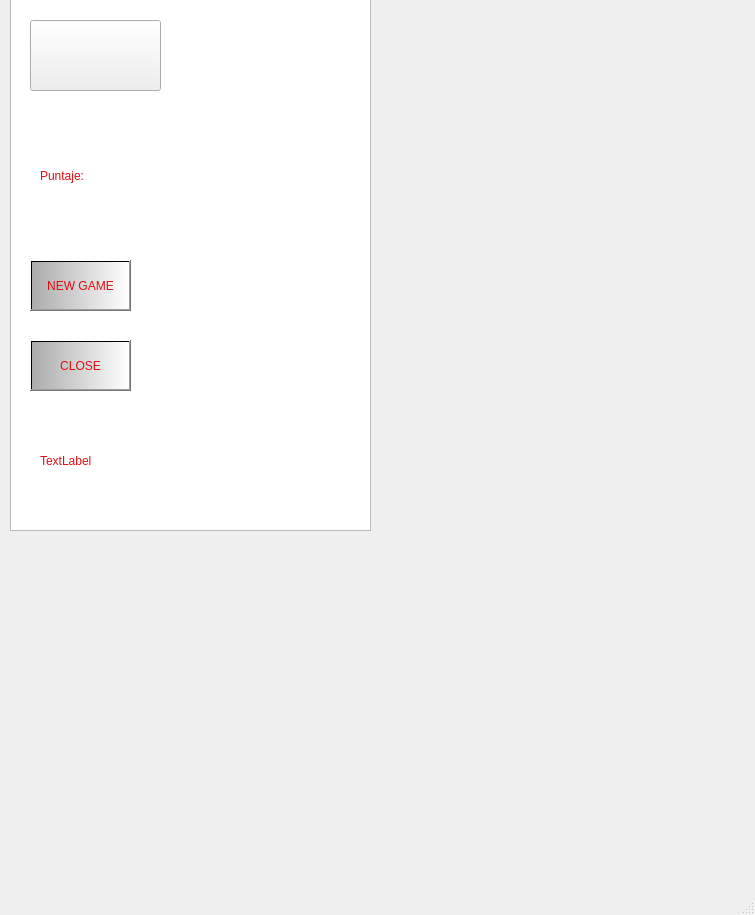
<?xml version="1.0" encoding="UTF-8"?>
<ui version="4.0">
 <class>MainWindow</class>
 <widget class="QMainWindow" name="MainWindow">
  <property name="enabled">
   <bool>true</bool>
  </property>
  <property name="geometry">
   <rect>
    <x>0</x>
    <y>0</y>
    <width>755</width>
    <height>915</height>
   </rect>
  </property>
  <property name="minimumSize">
   <size>
    <width>0</width>
    <height>0</height>
   </size>
  </property>
  <property name="maximumSize">
   <size>
    <width>16777215</width>
    <height>16777215</height>
   </size>
  </property>
  <property name="windowTitle">
   <string>MainWindow</string>
  </property>
  <widget class="QWidget" name="centralwidget">
   <widget class="QGraphicsView" name="graphicsView">
    <property name="geometry">
     <rect>
      <x>10</x>
      <y>-10</y>
      <width>361</width>
      <height>541</height>
     </rect>
    </property>
    <property name="minimumSize">
     <size>
      <width>0</width>
      <height>0</height>
     </size>
    </property>
    <property name="maximumSize">
     <size>
      <width>16777215</width>
      <height>16777215</height>
     </size>
    </property>
   </widget>
   <widget class="QPushButton" name="playButton">
    <property name="geometry">
     <rect>
      <x>30</x>
      <y>20</y>
      <width>131</width>
      <height>71</height>
     </rect>
    </property>
    <property name="styleSheet">
     <string notr="true">border-image: url(:/imagenes/boton_play.png);</string>
    </property>
    <property name="text">
     <string/>
    </property>
   </widget>
   <widget class="QLabel" name="label">
    <property name="geometry">
     <rect>
      <x>40</x>
      <y>100</y>
      <width>251</width>
      <height>151</height>
     </rect>
    </property>
    <property name="styleSheet">
     <string notr="true">font: 60pt &quot;Papyrus&quot;;
color: rgb(227, 13, 18);
</string>
    </property>
    <property name="text">
     <string>Puntaje:</string>
    </property>
   </widget>
   <widget class="QPushButton" name="pushButton">
    <property name="geometry">
     <rect>
      <x>30</x>
      <y>260</y>
      <width>101</width>
      <height>51</height>
     </rect>
    </property>
    <property name="styleSheet">
     <string notr="true">font: 16pt &quot;Papyrus&quot;;
color: rgb(227, 13, 18);
background-color: qlineargradient(spread:pad, x1:0, y1:0, x2:1, y2:0, stop:0 rgba(171, 171, 171, 255), stop:1 rgba(255, 255, 255, 255));</string>
    </property>
    <property name="text">
     <string>NEW GAME</string>
    </property>
   </widget>
   <widget class="QPushButton" name="closeButton">
    <property name="geometry">
     <rect>
      <x>30</x>
      <y>340</y>
      <width>101</width>
      <height>51</height>
     </rect>
    </property>
    <property name="styleSheet">
     <string notr="true">font: 16pt &quot;Papyrus&quot;;
background-color: qlineargradient(spread:pad, x1:0, y1:0, x2:1, y2:0, stop:0 rgba(171, 171, 171, 255), stop:1 rgba(255, 255, 255, 255));
color: rgb(227, 13, 18);</string>
    </property>
    <property name="text">
     <string>CLOSE</string>
    </property>
   </widget>
   <widget class="QLabel" name="label_2">
    <property name="geometry">
     <rect>
      <x>40</x>
      <y>430</y>
      <width>191</width>
      <height>61</height>
     </rect>
    </property>
    <property name="styleSheet">
     <string notr="true">font: 30pt &quot;Papyrus&quot;;
color: rgb(227, 13, 18);</string>
    </property>
    <property name="text">
     <string>TextLabel</string>
    </property>
   </widget>
  </widget>
  <widget class="QMenuBar" name="menubar">
   <property name="geometry">
    <rect>
     <x>0</x>
     <y>0</y>
     <width>755</width>
     <height>21</height>
    </rect>
   </property>
  </widget>
  <widget class="QStatusBar" name="statusbar"/>
 </widget>
 <resources/>
 <connections/>
</ui>
